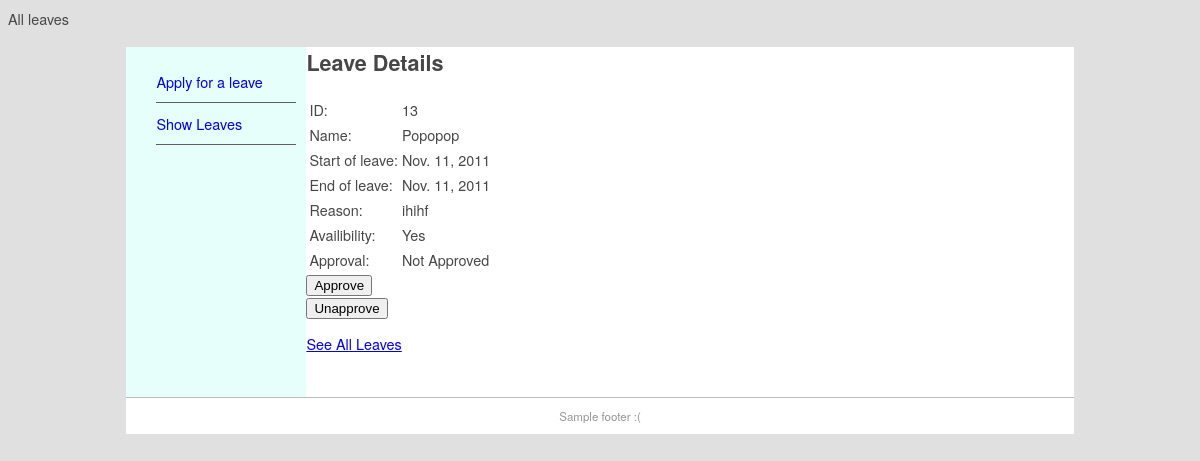
Screenshot of /show/13 with the database file from the repository.
### demo/models.py (models this page shows, shortened)
class Leave(models.Model):
    name = models.CharField(max_length=100)
    designation = models.CharField(max_length=60)
    leavestart = models.DateField('Start date of leave (mm/dd/yy)')
    leaveend = models.DateField('End date of leave (mm/dd/yy)')
    reason = models.TextField()
    availibilty = models.CharField(max_length=20)
    approval = models.CharField(max_length=40, choices=APPROVAL_CHOICES)
    submitted = models.DateField(auto_now_add=True)

### demo/views.py (the view, shortened to what this page needs)
# urls.py: path('show/<int:pk>', LeaveView.as_view(), name='leave-detail'),
class LeaveView(DetailView):
    context_object_name = 'leave'
    def get_object(self, queryset=None):
        obj = super(LeaveView, self).get_object(queryset=queryset)
        return obj
    def get_queryset(self):
        return Leave.objects.filter()
    def get_context_data(self, **kwargs):
        context = super(LeaveView, self).get_context_data(**kwargs)
        return context

### demo/templates/demo/leave_detail.html (shortened to what this page needs)
{% extends "demo/leave.html" %}
{% block content %}
<h1>Leave Details</h1>
<table class="leave">
  <tr><td>ID:</td><td>{{ leave.id }}</td></tr>
  <tr><td>Name:</td><td>{{ leave.name }}</td></tr>
  <tr><td>Start of leave:</td><td>{{ leave.leavestart }}</td></tr>
  <tr><td>End of leave:</td><td>{{ leave.leaveend }}</td></tr>
  <tr><td>Reason:</td><td>{{ leave.reason }}</td></tr>
  <tr><td>Availibility:</td><td>{{ leave.availibilty }}</td></tr>
  <tr><td>Approval:</td><td>{{ leave.approval|default:'pending' }}</td></tr>
</table>
<form method="POST">
  <button type="submit" name="approve">Approve</button>
</form>
<form method="POST">
  <button type="submit" name="unapprove">Unapprove</button>
</form>
<p><a href="../show">See All Leaves</a></p>
{% endblock content %}

### swddemo/static/main.css (style rules this page uses)
body { background-color: #E0E0E0; font-family: Gotham, "Helvetica Neue", Helvetica, Arial, sans-serif; font-size: 0.9em; text-align: justify; color: #474747; }

### rows the page displays
Leave: id "13", name "Popopop", leavestart "Nov. 11, 2011", leaveend "Nov. 11, 2011", reason "ihihf", availibilty "Yes", approval "Not Approved"
